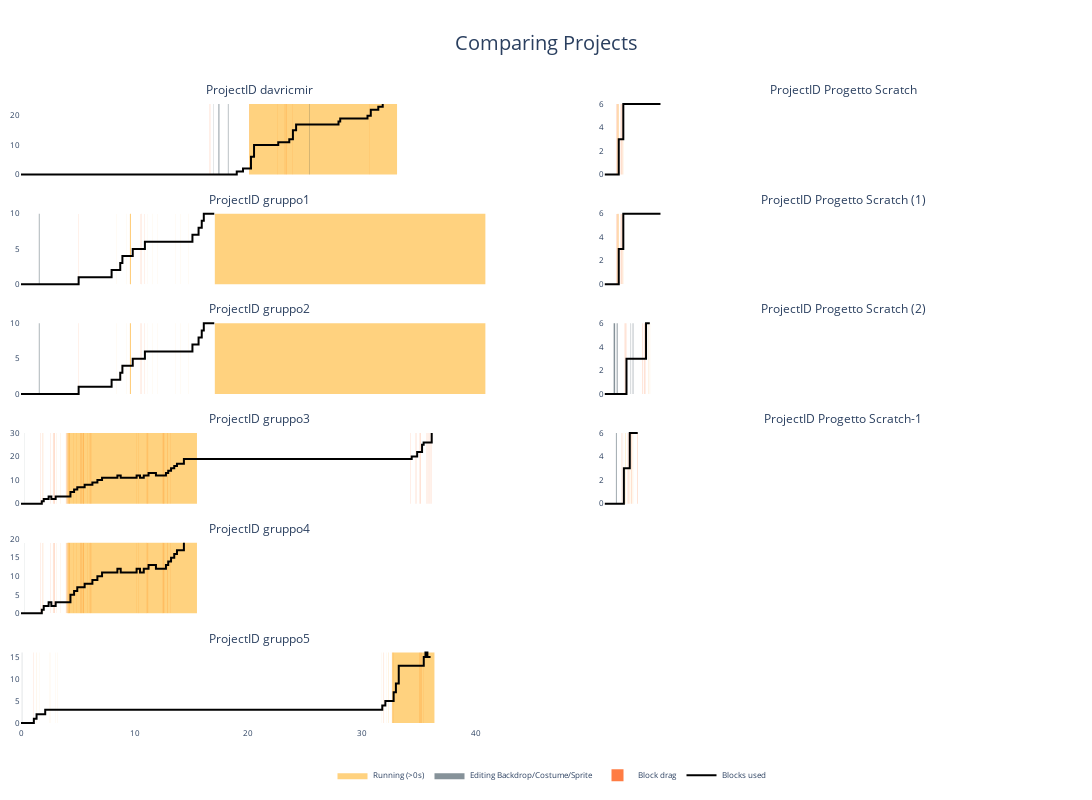

Notebook source saved alongside this figure:
### Code cell
#Gráfico 3
#projects_list = ['1', '2', '3', '4', '5', '6', '7', '8', '9', '10']
projects_list = df['projectID'].drop_duplicates().tolist()
projects_list = natural_sort(projects_list)

time_type = 'adjusted_time'
if use_minutes:
    time_type += '_min'

rows_max = 6
rows_num = len(projects_list) if len(projects_list) < rows_max else rows_max
cols_num = ceil(len(projects_list) / rows_max)

subplot_titles = [''] * (rows_num * cols_num)

i = 0
for project in projects_list:
    subplot_titles[i] = 'ProjectID ' + project
    i += cols_num
    if (i + 1) > (rows_num * cols_num):
        i = (i + 1) % (rows_num * cols_num)

fig3 = go.Figure()
fig3 = make_subplots(
    rows = rows_num,
    cols = cols_num,
    shared_xaxes = True,
    vertical_spacing = 0.05,
    subplot_titles = (subplot_titles))

max_time = 0
i = 1
for project in projects_list:
    
    selected_projectID = project
    fill_df_events()
    
    max_ID_time = df[df.projectID == selected_projectID][['projectID', time_type]].groupby(['projectID']).agg(['max']).iloc[0]
    max_ID_time = ceil(max_ID_time)
    if max_ID_time > max_time:
        max_time = max_ID_time
    
    add_legends = False
    if i == 1:
        add_legends = True
    
    row_i = i % rows_max if i % rows_max != 0 else rows_max
    col_j = ceil(i / rows_max)
    
    max_blocks = df_blocks.qty_blocks.max()
    size_adjust = max_blocks / bar_height
    df_events_SVGSkin['data'] = df_events_SVGSkin['data'] * size_adjust
    df_events_blockdrag['data'] = df_events_blockdrag['data'] * size_adjust
    df_events_run_zero['data'] = df_events_run_zero['data'] * size_adjust
    df_events_run_not_zero['data'] = df_events_run_not_zero['data'] * size_adjust

    fig3.add_trace(
        go.Scatter(
            x = df_events_run_not_zero.time,
            y = df_events_run_not_zero.data,
            mode = 'lines',
            name = 'Running (>0s)',
            fill = "tozeroy",
            line = {'color': run_not_zero_color, 'width': 0, 'shape': 'hv'},
            showlegend = add_legends),
    row = row_i, col = col_j)
    
    fig3.add_trace(
        go.Scatter(
            x = df_events_SVGSkin.time,
            y = df_events_SVGSkin.data,
            name = 'Editing Backdrop/Costume/Sprite',
            mode = 'lines',
            fill = "tozeroy",
            line = {'color': SVGSkin_color, 'width': 0, 'shape': 'hv'},
            showlegend = add_legends),
    row = row_i, col = col_j)
    
    fig3.add_trace(
        go.Bar(
            x = df_events_run_zero.time,
            y = df_events_run_zero.data,
            width = bar_width,
            marker = {'line': {'width': 0}, 'color': run_zero_color},
            name = 'Running (0s)',
            showlegend = add_legends),
    row = row_i, col = col_j)

    fig3.add_trace(
        go.Bar(
            x = df_events_blockdrag.time,
            y = df_events_blockdrag.data,
            width = bar_width,
            marker = {'line': {'width': 0}, 'color': blockdrag_color},
            name = 'Block drag',
            showlegend = add_legends),
    row = row_i, col = col_j)
    
    fig3.add_trace(
        go.Scatter(
            x = df_events_blocks.time,
            y = df_events_blocks.data,
            mode = 'lines',
            name = 'Blocks used',
            line = {'color': 'black', 'width': 2, 'shape': 'hv'},
            showlegend = add_legends),
    row = row_i, col = col_j)

    i += 1

fig3.update_layout(
    showlegend=True,
    plot_bgcolor='rgba(0,0,0,0)',
    legend={
        'orientation': 'h',
        'yanchor': 'bottom',
        'y': -0.1,
        'xanchor': 'center',
        'x': 0.5},
    font={'size': 8},
    title={
        'text': 'Comparing Projects',
        'font_size': 20,
        'xanchor': 'center',
        'x': 0.5})

fig3.update_xaxes(range=[0, int(max_time)])

for i in range(len(projects_list)):
#     fig3.layout.annotations[i].update(xanchor='left')
#     fig3.layout.annotations[i].update(x=-0.02)
    fig3.layout.annotations[i].update(font_size = 12)

fig3.update_layout(
    autosize = False,
    height = 800,
    width = 1500,
    margin = {'r': 10, 'l': 10, 'b': 10, 't': 100})

fig3.show()

### Figure 1 — Plotly figure (JSON) as saved in the notebook; plotly's stock layout.template omitted (floating-point values rounded to 4 significant figures; data arrays with more than 128 entries replaced by an {"elided": "..."} marker saying what was removed)
{"data": [{"fill": "tozeroy", "line": {"color": "#ffa600", "shape": "hv", "width": 0}, "mode": "lines", "name": "Running (>0s)", "showlegend": true, "type": "scatter", "x": [20.07, 33.08], "xaxis": "x", "y": [24, 0], "yaxis": "y"}, {"fill": "tozeroy", "line": {"color": "#0e2635", "shape": "hv", "width": 0}, "mode": "lines", "name": "Editing Backdrop/Costume/Sprite", "showlegend": true, "type": "scatter", "x": {"elided": "172 float values"}, "xaxis": "x", "y": {"elided": "172 int values"}, "yaxis": "y"}, {"marker": {"color": "#ffdbab", "line": {"width": 0}}, "name": "Running (0s)", "showlegend": true, "type": "bar", "width": 0.01, "x": [], "xaxis": "x", "y": [], "yaxis": "y"}, {"marker": {"color": "#ff7c43", "line": {"width": 0}}, "name": "Block drag", "showlegend": true, "type": "bar", "width": 0.01, "x": [16.6, 16.63, 20.13, 22.53, 23.15, 23.3, 23.33, 23.38, 23.87, 30.67], "xaxis": "x", "y": [24, 24, 24, 24, 24, 24, 24, 24, 24, 24], "yaxis": "y"}, {"line": {"color": "black", "shape": "hv", "width": 2}, "mode": "lines", "name": "Blocks used", "showlegend": true, "type": "scatter", "x": [0, 18.98, 19.53, 19.88, 20.23, 20.5, 20.67, 20.98, 22.63, 23.2, 23.43, 23.6, 23.92, 24.2, 24.5, 25.2, 25.42, 25.73, 26.73, 27.07, 27.22, 27.65, 27.93, 28.08, 30.48, 30.77, 31.43, 31.82], "xaxis": "x", "y": [0, 1, 2, 2, 6, 10, 10, 10, 11, 11, 11, 12, 15, 17, 17, 17, 17, 17, 17, 17, 17, 17, 18, 19, 20, 22, 23, 24], "yaxis": "y"}, {"fill": "tozeroy", "line": {"color": "#ffa600", "shape": "hv", "width": 0}, "mode": "lines", "name": "Running (>0s)", "showlegend": false, "type": "scatter", "x": [8.37, 9.3, 9.58, 9.67, 11.13, 11.58, 11.98, 13.58, 14.03, 14.73, 16.72, 17.05, 40.85], "xaxis": "x3", "y": [0, 0, 10, 0, 0, 0, 0, 0, 0, 0, 0, 10, 0], "yaxis": "y3"}, {"fill": "tozeroy", "line": {"color": "#0e2635", "shape": "hv", "width": 0}, "mode": "lines", "name": "Editing Backdrop/Costume/Sprite", "showlegend": false, "type": "scatter", "x": {"elided": "205 float values"}, "xaxis": "x3", "y": {"elided": "205 int values"}, "yaxis": "y3"}, {"marker": {"color": "#ffdbab", "line": {"width": 0}}, "name": "Running (0s)", "showlegend": false, "type": "bar", "width": 0.01, "x": [8.37, 9.3, 11.13, 11.58, 11.98, 13.58, 14.03, 14.73], "xaxis": "x3", "y": [10, 10, 10, 10, 10, 10, 10, 10], "yaxis": "y3"}, {"marker": {"color": "#ff7c43", "line": {"width": 0}}, "name": "Block drag", "showlegend": false, "type": "bar", "width": 0.01, "x": [5.02, 9.67, 10.53, 10.57, 10.83], "xaxis": "x3", "y": [10, 10, 10, 10, 10], "yaxis": "y3"}, {"line": {"color": "black", "shape": "hv", "width": 2}, "mode": "lines", "name": "Blocks used", "showlegend": false, "type": "scatter", "x": [0, 5.07, 7.97, 8.05, 8.22, 8.73, 8.92, 9.02, 9.18, 9.43, 9.67, 9.83, 10.05, 10.28, 10.38, 10.57, 10.67, 10.9, 11.03, 11.48, 11.67, 11.82, 12.4, 12.7, 13.35, 13.55, 14.5, 14.67, 15.08, 15.62, 15.9, 16.08, 16.83, 17], "xaxis": "x3", "y": [0, 1, 2, 2, 2, 3, 4, 4, 4, 4, 4, 5, 5, 5, 5, 5, 5, 6, 6, 6, 6, 6, 6, 6, 6, 6, 6, 6, 7, 8, 9, 10, 10, 10], "yaxis": "y3"}, {"fill": "tozeroy", "line": {"color": "#ffa600", "shape": "hv", "width": 0}, "mode": "lines", "name": "Running (>0s)", "showlegend": false, "type": "scatter", "x": [8.37, 9.3, 9.58, 9.67, 11.13, 11.58, 11.98, 13.58, 14.03, 14.73, 16.72, 17.05, 40.85, 41.05], "xaxis": "x5", "y": [0, 0, 10, 0, 0, 0, 0, 0, 0, 0, 0, 10, 0, 0], "yaxis": "y5"}, {"fill": "tozeroy", "line": {"color": "#0e2635", "shape": "hv", "width": 0}, "mode": "lines", "name": "Editing Backdrop/Costume/Sprite", "showlegend": false, "type": "scatter", "x": {"elided": "206 float values"}, "xaxis": "x5", "y": {"elided": "206 int values"}, "yaxis": "y5"}, {"marker": {"color": "#ffdbab", "line": {"width": 0}}, "name": "Running (0s)", "showlegend": false, "type": "bar", "width": 0.01, "x": [8.37, 9.3, 11.13, 11.58, 11.98, 13.58, 14.03, 14.73], "xaxis": "x5", "y": [10, 10, 10, 10, 10, 10, 10, 10], "yaxis": "y5"}, {"marker": {"color": "#ff7c43", "line": {"width": 0}}, "name": "Block drag", "showlegend": false, "type": "bar", "width": 0.01, "x": [5.02, 9.67, 10.53, 10.57, 10.83], "xaxis": "x5", "y": [10, 10, 10, 10, 10], "yaxis": "y5"}, {"line": {"color": "black", "shape": "hv", "width": 2}, "mode": "lines", "name": "Blocks used", "showlegend": false, "type": "scatter", "x": [0, 5.07, 7.97, 8.05, 8.22, 8.73, 8.92, 9.02, 9.18, 9.43, 9.67, 9.83, 10.05, 10.28, 10.38, 10.57, 10.67, 10.9, 11.03, 11.48, 11.67, 11.82, 12.4, 12.7, 13.35, 13.55, 14.5, 14.67, 15.08, 15.62, 15.9, 16.08, 16.83, 17], "xaxis": "x5", "y": [0, 1, 2, 2, 2, 3, 4, 4, 4, 4, 4, 5, 5, 5, 5, 5, 5, 6, 6, 6, 6, 6, 6, 6, 6, 6, 6, 6, 7, 8, 9, 10, 10, 10], "yaxis": "y5"}, {"fill": "tozeroy", "line": {"color": "#ffa600", "shape": "hv", "width": 0}, "mode": "lines", "name": "Running (>0s)", "showlegend": false, "type": "scatter", "x": [1.92, 2.02, 2.82, 3.1, 3.12, 3.45, 3.47, 3.92, 3.98, 4.03, 4.05, 4.08, 15.48, 36.33], "xaxis": "x7", "y": [0, 0, 0, 0, 0, 0, 0, 0, 0, 30, 0, 30, 0, 0], "yaxis": "y7"}, {"fill": "tozeroy", "line": {"color": "#0e2635", "shape": "hv", "width": 0}, "mode": "lines", "name": "Editing Backdrop/Costume/Sprite", "showlegend": false, "type": "scatter", "x": {"elided": "413 float values"}, "xaxis": "x7", "y": {"elided": "413 int values"}, "yaxis": "y7"}, {"marker": {"color": "#ffdbab", "line": {"width": 0}}, "name": "Running (0s)", "showlegend": false, "type": "bar", "width": 0.01, "x": [1.92, 2.02, 2.82, 3.1, 3.12, 3.45, 3.47, 3.92, 3.98], "xaxis": "x7", "y": [30, 30, 30, 30, 30, 30, 30, 30, 30], "yaxis": "y7"}, {"marker": {"color": "#ff7c43", "line": {"width": 0}}, "name": "Block drag", "showlegend": false, "type": "bar", "width": 0.01, "x": [1.73, 1.93, 2.63, 2.85, 2.9, 2.95, 2.98, 3.98, 4.03, 4.08, 4.13, 4.18, 4.23, 4.28, 4.3, 4.62, 4.88, 5.25, 5.27, 5.3, 5.32, 5.42, 5.47, 5.48, 5.5, 5.53, 5.82, 6.02, 6.08, 6.13, 6.2, 10.12, 10.35, 11, 11.1, 11.12, 11.17, 12.47, 12.5, 12.53, 12.57, 12.62, 12.88, 12.92, 13.13, 34.3, 34.67, 34.8, 35.03, 35.13, 35.18, 35.7, 35.78, 35.85, 35.93, 36, 36.12], "xaxis": "x7", "y": [30, 30, 30, 30, 30, 30, 30, 30, 30, 30, 30, 30, 30, 30, 30, 30, 30, 30, 30, 30, 30, 30, 30, 30, 30, 30, 30, 30, 30, 30, 30, 30, 30, 30, 30, 30, 30, 30, 30, 30, 30, 30, 30, 30, 30, 30, 30, 30, 30, 30, 30, 30, 30, 30, 30, 30, 30], "yaxis": "y7"}, {"line": {"color": "black", "shape": "hv", "width": 2}, "mode": "lines", "name": "Blocks used", "showlegend": false, "type": "scatter", "x": [0, 1.83, 2, 2.32, 2.43, 2.67, 3.05, 3.35, 3.78, 4.35, 4.45, 4.67, 4.95, 5.6, 5.82, 5.9, 6.28, 6.72, 6.82, 7.13, 7.37, 8.48, 8.77, 10.17, 10.47, 10.8, 11.22, 11.52, 11.87, 12.62, 12.75, 12.95, 13.2, 13.48, 13.72, 13.8, 13.98, 14.33, 34.13, 34.37, 34.55, 34.85, 35.28, 35.42, 36.13], "xaxis": "x7", "y": [0, 1, 2, 2, 3, 2, 3, 3, 3, 5, 5, 6, 7, 8, 8, 8, 9, 10, 10, 11, 11, 12, 11, 12, 11, 12, 13, 13, 12, 12, 13, 14, 15, 16, 17, 17, 17, 19, 19, 20, 20, 22, 25, 26, 30], "yaxis": "y7"}, {"fill": "tozeroy", "line": {"color": "#ffa600", "shape": "hv", "width": 0}, "mode": "lines", "name": "Running (>0s)", "showlegend": false, "type": "scatter", "x": [1.92, 2.02, 2.82, 3.1, 3.12, 3.45, 3.47, 3.92, 3.98, 4.03, 4.05, 4.08, 15.48], "xaxis": "x9", "y": [0, 0, 0, 0, 0, 0, 0, 0, 0, 19, 0, 19, 0], "yaxis": "y9"}, {"fill": "tozeroy", "line": {"color": "#0e2635", "shape": "hv", "width": 0}, "mode": "lines", "name": "Editing Backdrop/Costume/Sprite", "showlegend": false, "type": "scatter", "x": {"elided": "362 float values"}, "xaxis": "x9", "y": {"elided": "362 int values"}, "yaxis": "y9"}, {"marker": {"color": "#ffdbab", "line": {"width": 0}}, "name": "Running (0s)", "showlegend": false, "type": "bar", "width": 0.01, "x": [1.92, 2.02, 2.82, 3.1, 3.12, 3.45, 3.47, 3.92, 3.98], "xaxis": "x9", "y": [19, 19, 19, 19, 19, 19, 19, 19, 19], "yaxis": "y9"}, {"marker": {"color": "#ff7c43", "line": {"width": 0}}, "name": "Block drag", "showlegend": false, "type": "bar", "width": 0.01, "x": [1.73, 1.93, 2.63, 2.85, 2.9, 2.95, 2.98, 3.98, 4.03, 4.08, 4.13, 4.18, 4.23, 4.28, 4.3, 4.62, 4.88, 5.25, 5.27, 5.3, 5.32, 5.42, 5.47, 5.48, 5.5, 5.53, 5.82, 6.02, 6.08, 6.13, 6.2, 10.12, 10.35, 11, 11.1, 11.12, 11.17, 12.47, 12.5, 12.53, 12.57, 12.62, 12.88, 12.92, 13.13], "xaxis": "x9", "y": [19, 19, 19, 19, 19, 19, 19, 19, 19, 19, 19, 19, 19, 19, 19, 19, 19, 19, 19, 19, 19, 19, 19, 19, 19, 19, 19, 19, 19, 19, 19, 19, 19, 19, 19, 19, 19, 19, 19, 19, 19, 19, 19, 19, 19], "yaxis": "y9"}, {"line": {"color": "black", "shape": "hv", "width": 2}, "mode": "lines", "name": "Blocks used", "showlegend": false, "type": "scatter", "x": [0, 1.83, 2, 2.32, 2.43, 2.67, 3.05, 3.35, 3.78, 4.35, 4.45, 4.67, 4.95, 5.6, 5.82, 5.9, 6.28, 6.72, 6.82, 7.13, 7.37, 8.48, 8.77, 10.17, 10.47, 10.8, 11.22, 11.52, 11.87, 12.62, 12.75, 12.95, 13.2, 13.48, 13.72, 13.8, 13.98, 14.33], "xaxis": "x9", "y": [0, 1, 2, 2, 3, 2, 3, 3, 3, 5, 5, 6, 7, 8, 8, 8, 9, 10, 10, 11, 11, 12, 11, 12, 11, 12, 13, 13, 12, 12, 13, 14, 15, 16, 17, 17, 17, 19], "yaxis": "y9"}, {"fill": "tozeroy", "line": {"color": "#ffa600", "shape": "hv", "width": 0}, "mode": "lines", "name": "Running (>0s)", "showlegend": false, "type": "scatter", "x": [1.33, 1.35, 1.63, 2.5, 2.63, 2.63, 3, 3.23, 31.72, 31.93, 32.13, 32.35, 32.37, 32.63, 32.65, 36.37], "xaxis": "x11", "y": [0, 0, 0, 0, 0, 0, 0, 0, 0, 0, 0, 16, 0, 0, 16, 0], "yaxis": "y11"}, {"fill": "tozeroy", "line": {"color": "#0e2635", "shape": "hv", "width": 0}, "mode": "lines", "name": "Editing Backdrop/Costume/Sprite", "showlegend": false, "type": "scatter", "x": {"elided": "215 float values"}, "xaxis": "x11", "y": {"elided": "215 int values"}, "yaxis": "y11"}, {"marker": {"color": "#ffdbab", "line": {"width": 0}}, "name": "Running (0s)", "showlegend": false, "type": "bar", "width": 0.01, "x": [1.33, 1.35, 1.63, 2.5, 2.63, 3, 3.23, 31.72, 31.93, 32.13, 32.63], "xaxis": "x11", "y": [16, 16, 16, 16, 16, 16, 16, 16, 16, 16, 16], "yaxis": "y11"}, {"marker": {"color": "#ff7c43", "line": {"width": 0}}, "name": "Block drag", "showlegend": false, "type": "bar", "width": 0.01, "x": [1.08, 31.92, 32.7, 32.73, 35.02, 35.08, 35.13, 35.18, 35.22, 35.27, 35.4], "xaxis": "x11", "y": [16, 16, 16, 16, 16, 16, 16, 16, 16, 16, 16], "yaxis": "y11"}, {"line": {"color": "black", "shape": "hv", "width": 2}, "mode": "lines", "name": "Blocks used", "showlegend": false, "type": "scatter", "x": [0, 1.13, 1.37, 1.5, 2.13, 2.58, 2.98, 3.22, 23.8, 31.78, 32.05, 32.78, 32.98, 33.23, 33.82, 34.02, 34.72, 35.43, 35.58, 35.75, 36.03], "xaxis": "x11", "y": [0, 1, 2, 2, 3, 3, 3, 3, 3, 4, 5, 7, 9, 13, 13, 13, 13, 15, 16, 15, 15], "yaxis": "y11"}, {"fill": "tozeroy", "line": {"color": "#ffa600", "shape": "hv", "width": 0}, "mode": "lines", "name": "Running (>0s)", "showlegend": false, "type": "scatter", "x": [1.15, 1.22, 1.53, 1.6, 1.62, 1.67, 1.68, 5.43], "xaxis": "x2", "y": [6, 0, 0, 0, 0, 0, 0, 0], "yaxis": "y2"}, {"fill": "tozeroy", "line": {"color": "#0e2635", "shape": "hv", "width": 0}, "mode": "lines", "name": "Editing Backdrop/Costume/Sprite", "showlegend": false, "type": "scatter", "x": {"elided": "131 float values"}, "xaxis": "x2", "y": {"elided": "131 int values"}, "yaxis": "y2"}, {"marker": {"color": "#ffdbab", "line": {"width": 0}}, "name": "Running (0s)", "showlegend": false, "type": "bar", "width": 0.01, "x": [1.53, 1.6, 1.62, 1.67, 1.68], "xaxis": "x2", "y": [6, 6, 6, 6, 6], "yaxis": "y2"}, {"marker": {"color": "#ff7c43", "line": {"width": 0}}, "name": "Block drag", "showlegend": false, "type": "bar", "width": 0.01, "x": [1.02, 1.07, 1.17, 1.18, 1.22, 1.42, 1.48, 1.52, 1.58], "xaxis": "x2", "y": [6, 6, 6, 6, 6, 6, 6, 6, 6], "yaxis": "y2"}, {"line": {"color": "black", "shape": "hv", "width": 2}, "mode": "lines", "name": "Blocks used", "showlegend": false, "type": "scatter", "x": [0, 1.25, 1.65, 1.87, 2, 3.35, 3.52, 3.67, 4.92], "xaxis": "x2", "y": [0, 3, 6, 6, 6, 6, 6, 6, 6], "yaxis": "y2"}, {"fill": "tozeroy", "line": {"color": "#ffa600", "shape": "hv", "width": 0}, "mode": "lines", "name": "Running (>0s)", "showlegend": false, "type": "scatter", "x": [1.15, 1.22, 1.53, 1.6, 1.62, 1.67, 1.68, 5.43, 5.48], "xaxis": "x4", "y": [6, 0, 0, 0, 0, 0, 0, 0, 0], "yaxis": "y4"}, {"fill": "tozeroy", "line": {"color": "#0e2635", "shape": "hv", "width": 0}, "mode": "lines", "name": "Editing Backdrop/Costume/Sprite", "showlegend": false, "type": "scatter", "x": {"elided": "132 float values"}, "xaxis": "x4", "y": {"elided": "132 int values"}, "yaxis": "y4"}, {"marker": {"color": "#ffdbab", "line": {"width": 0}}, "name": "Running (0s)", "showlegend": false, "type": "bar", "width": 0.01, "x": [1.53, 1.6, 1.62, 1.67, 1.68], "xaxis": "x4", "y": [6, 6, 6, 6, 6], "yaxis": "y4"}, {"marker": {"color": "#ff7c43", "line": {"width": 0}}, "name": "Block drag", "showlegend": false, "type": "bar", "width": 0.01, "x": [1.02, 1.07, 1.17, 1.18, 1.22, 1.42, 1.48, 1.52, 1.58], "xaxis": "x4", "y": [6, 6, 6, 6, 6, 6, 6, 6, 6], "yaxis": "y4"}, {"line": {"color": "black", "shape": "hv", "width": 2}, "mode": "lines", "name": "Blocks used", "showlegend": false, "type": "scatter", "x": [0, 1.25, 1.65, 1.87, 2, 3.35, 3.52, 3.67, 4.92], "xaxis": "x4", "y": [0, 3, 6, 6, 6, 6, 6, 6, 6], "yaxis": "y4"}, {"fill": "tozeroy", "line": {"color": "#ffa600", "shape": "hv", "width": 0}, "mode": "lines", "name": "Running (>0s)", "showlegend": false, "type": "scatter", "x": [3.83, 3.87, 3.88, 3.92, 3.92, 3.92, 4, 4, 4, 4.28], "xaxis": "x6", "y": [0, 0, 0, 0, 0, 0, 0, 0, 0, 0], "yaxis": "y6"}, {"fill": "tozeroy", "line": {"color": "#0e2635", "shape": "hv", "width": 0}, "mode": "lines", "name": "Editing Backdrop/Costume/Sprite", "showlegend": false, "type": "scatter", "x": {"elided": "175 float values"}, "xaxis": "x6", "y": {"elided": "175 int values"}, "yaxis": "y6"}, {"marker": {"color": "#ffdbab", "line": {"width": 0}}, "name": "Running (0s)", "showlegend": false, "type": "bar", "width": 0.01, "x": [3.83, 3.87, 3.88, 3.92, 4], "xaxis": "x6", "y": [6, 6, 6, 6, 6], "yaxis": "y6"}, {"marker": {"color": "#ff7c43", "line": {"width": 0}}, "name": "Block drag", "showlegend": false, "type": "bar", "width": 0.01, "x": [1.75, 1.83, 1.87, 1.9, 3.35, 3.38, 3.53, 3.55, 3.62], "xaxis": "x6", "y": [6, 6, 6, 6, 6, 6, 6, 6, 6], "yaxis": "y6"}, {"line": {"color": "black", "shape": "hv", "width": 2}, "mode": "lines", "name": "Blocks used", "showlegend": false, "type": "scatter", "x": [0, 1.93, 2.33, 2.53, 2.85, 3.42, 3.65, 3.77, 3.98], "xaxis": "x6", "y": [0, 3, 3, 3, 3, 3, 6, 6, 6], "yaxis": "y6"}, {"fill": "tozeroy", "line": {"color": "#ffa600", "shape": "hv", "width": 0}, "mode": "lines", "name": "Running (>0s)", "showlegend": false, "type": "scatter", "x": [1.82, 1.83, 1.85, 2.17, 2.18, 2.27, 2.28, 2.37, 2.37, 2.42, 2.43, 2.43, 2.55, 3.33, 3.45, 3.53], "xaxis": "x8", "y": [0, 6, 0, 0, 0, 6, 0, 0, 0, 0, 0, 0, 0, 0, 0, 0], "yaxis": "y8"}, {"fill": "tozeroy", "line": {"color": "#0e2635", "shape": "hv", "width": 0}, "mode": "lines", "name": "Editing Backdrop/Costume/Sprite", "showlegend": false, "type": "scatter", "x": {"elided": "143 float values"}, "xaxis": "x8", "y": {"elided": "143 int values"}, "yaxis": "y8"}, {"marker": {"color": "#ffdbab", "line": {"width": 0}}, "name": "Running (0s)", "showlegend": false, "type": "bar", "width": 0.01, "x": [1.82, 2.17, 2.18, 2.37, 2.42, 2.43, 2.55], "xaxis": "x8", "y": [6, 6, 6, 6, 6, 6, 6], "yaxis": "y8"}, {"marker": {"color": "#ff7c43", "line": {"width": 0}}, "name": "Block drag", "showlegend": false, "type": "bar", "width": 0.01, "x": [1.53, 1.62, 2.03, 2.08, 2.15, 2.35, 2.38, 2.9, 2.92], "xaxis": "x8", "y": [6, 6, 6, 6, 6, 6, 6, 6, 6], "yaxis": "y8"}, {"line": {"color": "black", "shape": "hv", "width": 2}, "mode": "lines", "name": "Blocks used", "showlegend": false, "type": "scatter", "x": [0, 1.7, 2.22, 2.42, 2.52, 2.72, 2.92], "xaxis": "x8", "y": [0, 3, 6, 6, 6, 6, 6], "yaxis": "y8"}], "layout": {"annotations": [{"font": {"size": 12}, "showarrow": false, "text": "ProjectID davricmir", "x": 0.225, "xanchor": "center", "xref": "paper", "y": 1, "yanchor": "bottom", "yref": "paper"}, {"font": {"size": 12}, "showarrow": false, "text": "ProjectID Progetto Scratch", "x": 0.775, "xanchor": "center", "xref": "paper", "y": 1, "yanchor": "bottom", "yref": "paper"}, {"font": {"size": 12}, "showarrow": false, "text": "ProjectID gruppo1", "x": 0.225, "xanchor": "center", "xref": "paper", "y": 0.825, "yanchor": "bottom", "yref": "paper"}, {"font": {"size": 12}, "showarrow": false, "text": "ProjectID Progetto Scratch (1)", "x": 0.775, "xanchor": "center", "xref": "paper", "y": 0.825, "yanchor": "bottom", "yref": "paper"}, {"font": {"size": 12}, "showarrow": false, "text": "ProjectID gruppo2", "x": 0.225, "xanchor": "center", "xref": "paper", "y": 0.65, "yanchor": "bottom", "yref": "paper"}, {"font": {"size": 12}, "showarrow": false, "text": "ProjectID Progetto Scratch (2)", "x": 0.775, "xanchor": "center", "xref": "paper", "y": 0.65, "yanchor": "bottom", "yref": "paper"}, {"font": {"size": 12}, "showarrow": false, "text": "ProjectID gruppo3", "x": 0.225, "xanchor": "center", "xref": "paper", "y": 0.475, "yanchor": "bottom", "yref": "paper"}, {"font": {"size": 12}, "showarrow": false, "text": "ProjectID Progetto Scratch-1", "x": 0.775, "xanchor": "center", "xref": "paper", "y": 0.475, "yanchor": "bottom", "yref": "paper"}, {"font": {"size": 12}, "showarrow": false, "text": "ProjectID gruppo4", "x": 0.225, "xanchor": "center", "xref": "paper", "y": 0.3, "yanchor": "bottom", "yref": "paper"}, {"font": {"size": 12}, "showarrow": false, "text": "ProjectID gruppo5", "x": 0.225, "xanchor": "center", "xref": "paper", "y": 0.125, "yanchor": "bottom", "yref": "paper"}], "autosize": false, "font": {"size": 8}, "height": 800, "legend": {"orientation": "h", "x": 0.5, "xanchor": "center", "y": -0.1, "yanchor": "bottom"}, "margin": {"b": 10, "l": 10, "r": 10, "t": 100}, "plot_bgcolor": "rgba(0,0,0,0)", "showlegend": true, "title": {"font": {"size": 20}, "text": "Comparing Projects", "x": 0.5, "xanchor": "center"}, "width": 1500, "xaxis": {"anchor": "y", "domain": [0, 0.45], "matches": "x11", "range": [0, 42], "showticklabels": false}, "xaxis10": {"anchor": "y10", "domain": [0.55, 1], "matches": "x12", "range": [0, 42], "showticklabels": false}, "xaxis11": {"anchor": "y11", "domain": [0, 0.45], "range": [0, 42]}, "xaxis12": {"anchor": "y12", "domain": [0.55, 1], "range": [0, 42]}, "xaxis2": {"anchor": "y2", "domain": [0.55, 1], "matches": "x12", "range": [0, 42], "showticklabels": false}, "xaxis3": {"anchor": "y3", "domain": [0, 0.45], "matches": "x11", "range": [0, 42], "showticklabels": false}, "xaxis4": {"anchor": "y4", "domain": [0.55, 1], "matches": "x12", "range": [0, 42], "showticklabels": false}, "xaxis5": {"anchor": "y5", "domain": [0, 0.45], "matches": "x11", "range": [0, 42], "showticklabels": false}, "xaxis6": {"anchor": "y6", "domain": [0.55, 1], "matches": "x12", "range": [0, 42], "showticklabels": false}, "xaxis7": {"anchor": "y7", "domain": [0, 0.45], "matches": "x11", "range": [0, 42], "showticklabels": false}, "xaxis8": {"anchor": "y8", "domain": [0.55, 1], "matches": "x12", "range": [0, 42], "showticklabels": false}, "xaxis9": {"anchor": "y9", "domain": [0, 0.45], "matches": "x11", "range": [0, 42], "showticklabels": false}, "yaxis": {"anchor": "x", "domain": [0.875, 1]}, "yaxis10": {"anchor": "x10", "domain": [0.175, 0.3]}, "yaxis11": {"anchor": "x11", "domain": [0, 0.125]}, "yaxis12": {"anchor": "x12", "domain": [0, 0.125]}, "yaxis2": {"anchor": "x2", "domain": [0.875, 1]}, "yaxis3": {"anchor": "x3", "domain": [0.7, 0.825]}, "yaxis4": {"anchor": "x4", "domain": [0.7, 0.825]}, "yaxis5": {"anchor": "x5", "domain": [0.525, 0.65]}, "yaxis6": {"anchor": "x6", "domain": [0.525, 0.65]}, "yaxis7": {"anchor": "x7", "domain": [0.35, 0.475]}, "yaxis8": {"anchor": "x8", "domain": [0.35, 0.475]}, "yaxis9": {"anchor": "x9", "domain": [0.175, 0.3]}}}
